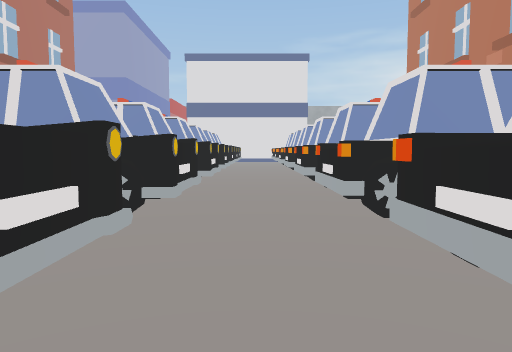
View 1 (above)

12 first-person views from a walk through a 3-D level made in the Unity game engine. The camera is 0.68 m above the floor, tilts 4° down and sees 70° across. The floor is counted in squares, 1 m on a side. Each view is taken from the middle of a square. On the plan, view 1 faces up. The plan holds only what a view shows up to about 11 squares ahead; the rest is blank. The place goes on beyond the plan. The player is left out. Some surface patterns are stand-ins.

View 2
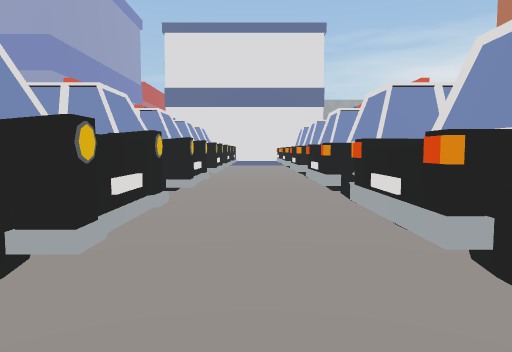

View 3
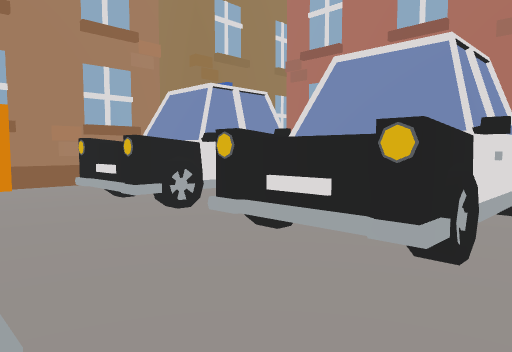

View 4
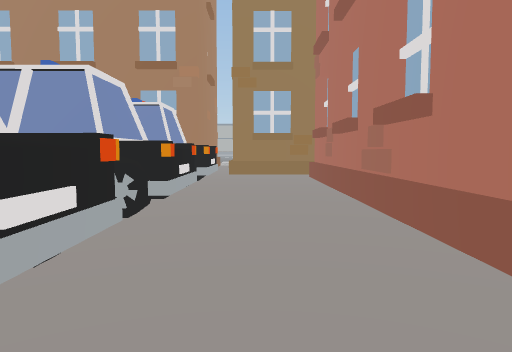

View 5
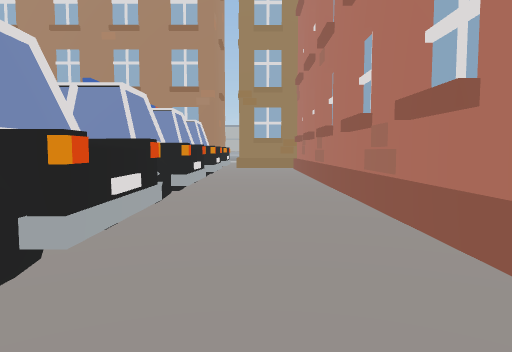

View 6
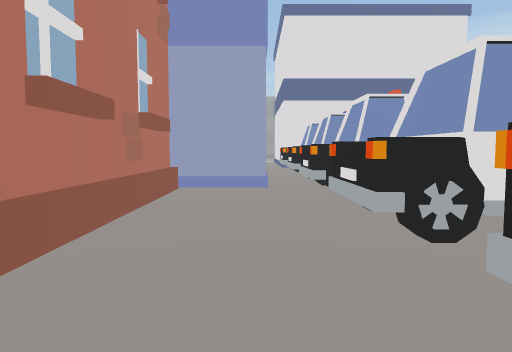

View 7
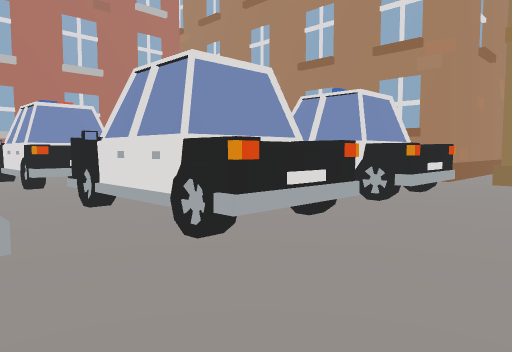

View 8
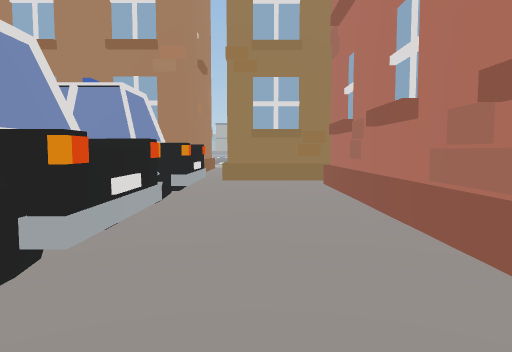

View 9
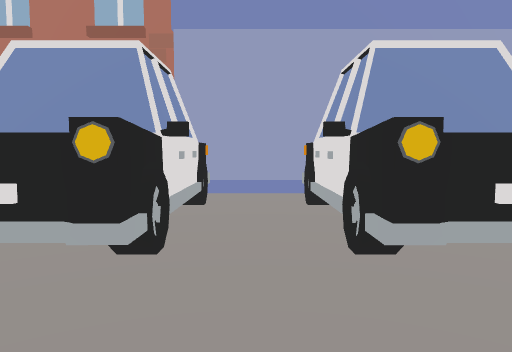

View 10
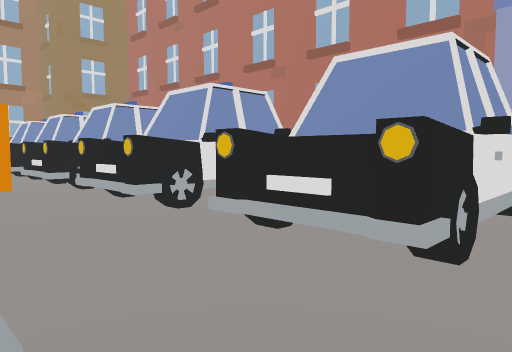

View 11
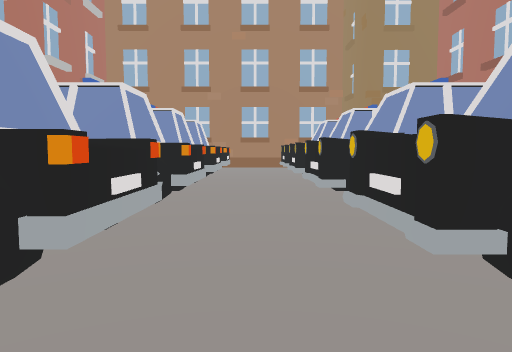

View 12
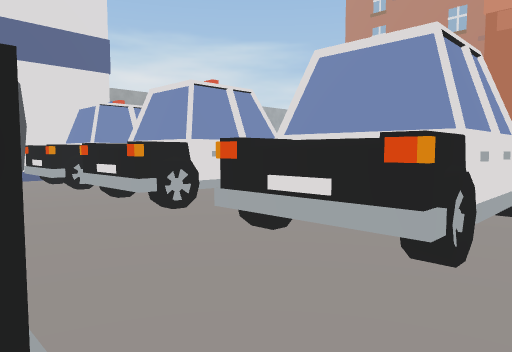

### Floor plan
Key: @ floor where view 1 was taken; # wall or solid block; . floor; C car; H house.
Columns run from 12 left of view 1 to 2 right of it. Each row starts with its distance up from view 1.
 16        #CCCC.CC
 15 H      #.......
 14 H    ###CCCC.CC
 13      #..CCCC.CC
 12      #H........
 11      #..CCCC.CC
 10      #H.CCCC.CC
  9      #........
  8      #H.CCCC.CC
  7      #..CCCC.CC
  6      #.........
  5      #H.CCCC.CC
  4      #..CCCC.CC
  3      #H.......
  2      #..CCCC.CC
  1      #H.CCCC.CC
  0      #......@
 -1     HHHH.HHHHHH
 -2         H#
 -3         H#
 -4          #
 -5          #
 -6          #

Where each view was taken, in squares from view 1:
view 1: 0 up, 0 right, facing up
view 2: 5 up, 0 right, facing up
view 3: 6 up, 1 right, facing down-left
view 4: 9 up, 5 left, facing down
view 5: 13 up, 5 left, facing down
view 6: 7 up, 5 left, facing up
view 7: 7 up, 6 left, facing down-right
view 8: 7 up, 5 left, facing down
view 9: 15 up, 1 right, facing left
view 10: 15 up, 1 right, facing down-left
view 11: 13 up, 0 right, facing down
view 12: 12 up, 1 left, facing up-right
